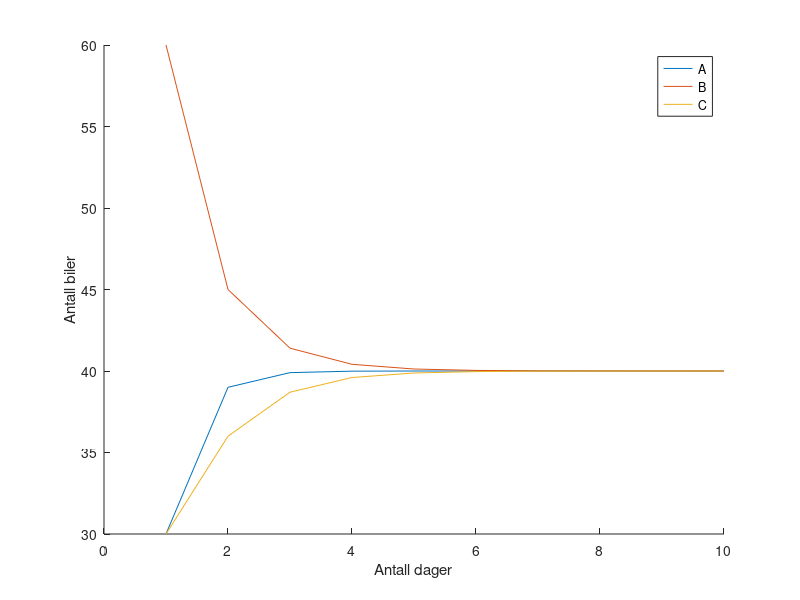

Source code (MATLAB):
A = [.4,.3,.3;.3,.5,.2;.3,.2,.5];
x1 = [30;60;30];

n = 10;
x = zeros(n,3)
x(1,:) = x1;

for i=2:n
  fprintf("%d\n", i);
  x(i,:) = A*x(i-1,:)';
end

hold on;
plot(x(:,1));
plot(x(:,2));
plot(x(:,3));
legend('A','B','C');
xlabel('Antall dager');
ylabel('Antall biler');

